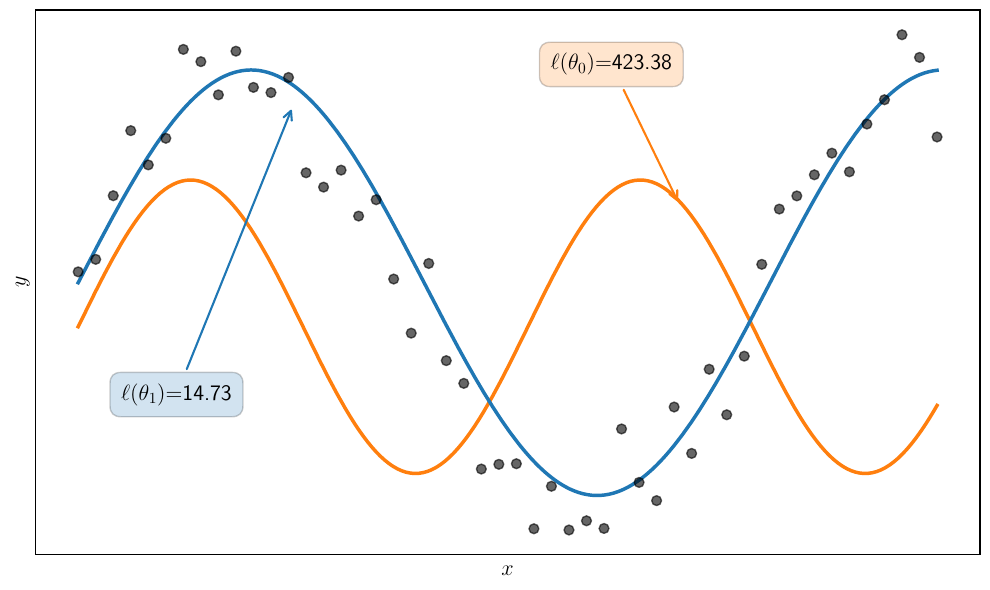

Generate this figure with Python:
import numpy as np
import matplotlib.pyplot as plt

plt.rcParams['text.usetex'] = True

# Set random seed for reproducibility
np.random.seed(42)

# Generate synthetic data points
n_points = 50
x = np.linspace(0, 10, n_points)

# True underlying function: f(x) = a * sin(b * x) + c
true_a, true_b, true_c = 3.0, 0.8, 2.0
y_true = true_a * np.sin(true_b * x) + true_c

# Add noise to create scatter
noise = np.random.normal(0, 0.5, n_points)
y_data = y_true + noise

# Define two nonlinear functions with different parameters
# f_θ: Better fit (close to true parameters)
theta = {'a': 2.9, 'b': 0.78, 'c': 2.1}
f_theta = theta['a'] * np.sin(theta['b'] * x) + theta['c']

# f_θ': Worse fit (far from true parameters)
theta_prime = {'a': 2.0, 'b': 1.2, 'c': 1.5}
f_theta_prime = theta_prime['a'] * np.sin(theta_prime['b'] * x) + theta_prime['c']

# Calculate residuals (sum of squared errors)
sse_theta = np.sum((y_data - f_theta)**2)
sse_theta_prime = np.sum((y_data - f_theta_prime)**2)


def base_plot():

    # Create the plot
    fig, ax = plt.subplots(figsize=(10, 6))

    # Plot data points
    ax.scatter(x, y_data, c='black', s=50, alpha=0.6, zorder=3)

    # Formatting
    ax.set_xlabel('$x$', fontsize=16)
    ax.set_ylabel('$y$', fontsize=16)
    ax.set_xticks([])
    ax.set_yticks([])

    return ax

def create_plot_0():

    ax = base_plot()

    # Plot the two fitted functions
    x_smooth = np.linspace(0, 10, 200)
    f_theta_smooth = theta['a'] * np.sin(theta['b'] * x_smooth) + theta['c']
    f_theta_prime_smooth = theta_prime['a'] * np.sin(theta_prime['b'] * x_smooth) + theta_prime['c']

    line1, = ax.plot(x_smooth, f_theta_smooth, linewidth=2.5, zorder=2)
    line2, = ax.plot(x_smooth, f_theta_prime_smooth, linewidth=2.5, zorder=1)

    # Add annotations with arrows pointing to the curves
    # Annotate f_θ (better fit) - bottom left
    ax.annotate(f'$\\ell(\\theta_1)$={sse_theta:.2f}',
                xy=(2.5, f_theta_smooth[25]), xytext=(0.5, 0.5),
                fontsize=16, ha='left',
                bbox=dict(boxstyle='round,pad=0.5', facecolor=line1.get_color(), alpha=0.2),
                arrowprops=dict(arrowstyle='->', lw=1.5, color=line1.get_color()))

    # Annotate f_θ' (worse fit) - y=5
    ax.annotate(f'$\\ell(\\theta_0)$={sse_theta_prime:.2f}',
                xy=(7.0, f_theta_prime_smooth[140]), xytext=(5.5, 5.0),
                fontsize=16, ha='left',
                bbox=dict(boxstyle='round,pad=0.5', facecolor=line2.get_color(), alpha=0.2),
                arrowprops=dict(arrowstyle='->', lw=1.5, color=line2.get_color()))

    plt.tight_layout()
    plt.savefig('nonlinear_fitting.pdf', bbox_inches='tight')
    plt.show()


def create_plot_1():

    ax = base_plot()
    # Plot the two fitted functions
    x_smooth = np.linspace(0, 10, 200)
    f_theta_smooth = theta['a'] * np.sin(theta['b'] * x_smooth) + theta['c']

    line1, = ax.plot(x_smooth, f_theta_smooth, linewidth=2.5, zorder=2)

    # Add annotations with arrows pointing to the curves
    # Annotate f_θ (better fit) - bottom left
    ax.annotate(f'$f$',
                xy=(2.5, f_theta_smooth[25]), xytext=(0.5, 0.5),
                fontsize=16, ha='left',
                bbox=dict(boxstyle='round,pad=0.5', facecolor=line1.get_color(), alpha=0.2),
                arrowprops=dict(arrowstyle='->', lw=1.5, color=line1.get_color()))

    # Add annotation pointing to a data point (x_i, y_i)
    # Choose a point near the middle of the figure for good visibility
    idx = 15
    ax.annotate(f'$(x_i, y_i)$',
                xy=(x[idx], y_data[idx]), xytext=(x[idx] + 1.5, y_data[idx] + 1.0),
                fontsize=16, ha='left',
                bbox=dict(boxstyle='round,pad=0.5', facecolor='white', alpha=0.8),
                arrowprops=dict(arrowstyle='->', lw=1.5, color='black'))

    plt.tight_layout()
    plt.savefig('nonlinear_fitting_1.pdf', bbox_inches='tight')
    plt.show()


create_plot_0()
create_plot_1()
